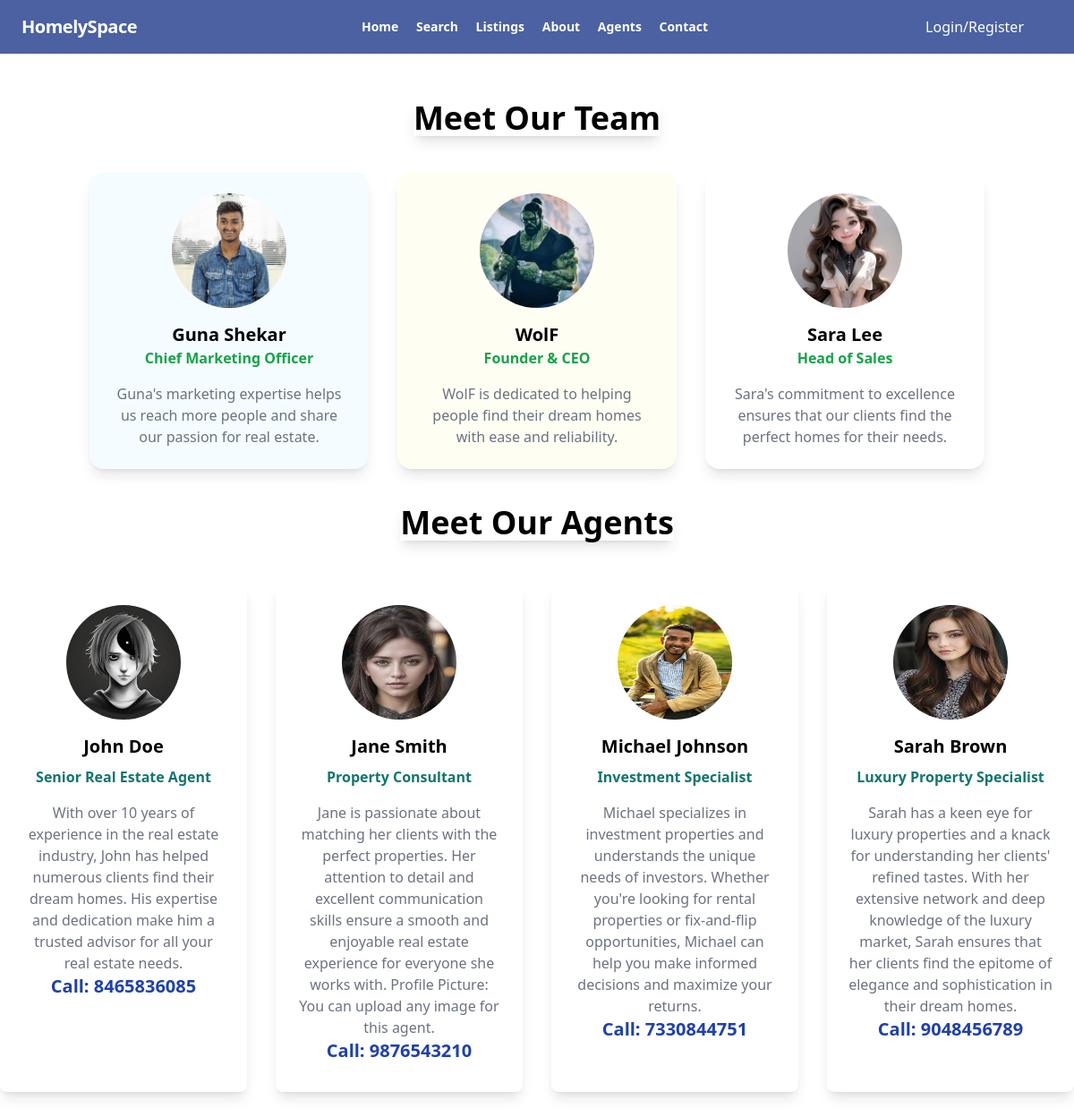
/agents/, run on the app's committed database.
### agents/models.py (models this page shows, shortened)
class Agent(models.Model):
    name = models.CharField(max_length=255)
    title = models.CharField(max_length=255)
    description = models.TextField()
    profile_picture = models.ImageField(upload_to='agent_profiles/')
    phone = models.PositiveIntegerField()

### agents/views.py (the view)
# urls.py: path('',include('agents.urls')),
def agents(request):
    agnt = Agent.objects.all()
    return render(request, 'agents.html', {'agents': agnt})

### templates/agents.html (shortened to what this page needs)
{% extends 'base.html' %}
{% load static %}
{% block head %}
<script src="https://cdn.tailwindcss.com"></script>
<link href="https://cdn.jsdelivr.net/npm/tailwindcss@2.2.19/dist/tailwind.min.css" rel="stylesheet">
{% endblock %}
{% block content %}
<section class="mb-12 pt-20 flex flex-wrap justify-center items-center">
    <h2 class="text-4xl font-bold mb-10 mt-8 text-center shadow-lg">Meet Our Team</h2>
    <div class="lg:w-5/6 grid grid-cols-1 md:grid-cols-2 lg:grid-cols-3 gap-8">
        <div class="bg-sky-200 bg-opacity-15 p-6 rounded-2xl shadow-lg hover:shadow-2xl  transition-shadow duration-300">
            <img src="{%static 'guna.jpg' %}" alt="Guna" class="w-32 h-32 rounded-full mx-auto">
            <h3 class="text-xl font-bold mt-4 text-center">Guna Shekar</h3>
            <p class="text-green-600 font-semibold text-center">Chief Marketing Officer</p>
            <p class="text-gray-500 mt-4 text-center">Guna's marketing expertise helps us reach more people and share our passion for real estate.</p>
        </div>
        <div class=" p-6 rounded-2xl shadow-lg hover:shadow-2xl bg-opacity-20 bg-yellow-100 transition-shadow duration-300">
            <img src="{%static 'ak.jpg' %}" alt="WolF" class="w-32 h-32 rounded-full mx-auto">
            <h3 class="text-xl font-bold mt-4 text-center">WolF</h3>
            <p class="text-green-600 font-semibold text-center">Founder & CEO</p>
            <p class="text-gray-500 mt-4 text-center">WolF is dedicated to helping people find their dream homes with ease and reliability.</p>
        </div>
        <div class="bg-white p-6 rounded-2xl shadow-lg hover:shadow-2xl transition-shadow duration-300">
            <img src="{%static 'file.jpg' %}" alt="Sara Lee" class="w-32 h-32 rounded-full mx-auto">
            <h3 class="text-xl font-bold mt-4 text-center">Sara Lee</h3>
            <p class="text-green-600 font-semibold text-center">Head of Sales</p>
            <p class="text-gray-500 mt-4 text-center">Sara's commitment to excellence ensures that our clients find the perfect homes for their needs.</p>
        </div>
    </div>
    <h2 class="text-4xl font-bold text-center mt-10 shadow-lg mb-12">Meet Our Agents</h2>
        <div class="grid grid-cols-1 sm:grid-cols-2 md:grid-cols-3 lg:grid-cols-4 gap-8">
            {% for agent in agents %}
            <div class="bg-white p-6 rounded-lg shadow-lg hover:shadow-xl transition-shadow duration-300">
                <div class="flex justify-center mb-4">
                    <img src="{{ agent.profile_picture.url }}" alt="{{ agent.name }}" class="w-32 h-32 rounded-full">
                </div>
                <h3 class="text-xl font-bold text-center mb-2">{{ agent.name }}</h3>
                <p class="text-teal-700 font-semibold text-center">{{ agent.title }}</p>
                <p class="text-gray-500 mt-4 text-center">{{ agent.description }}</p>
                <h3 class="text-xl text-blue-800 font-bold text-center mb-2">Call: {{ agent.phone }}</h3>
            </div>
            {% endfor %}
        </div>
</section>
{% endblock %}

### templates/base.html (shortened to what this page needs)
<!DOCTYPE html>
<html>
<head>
    {% load static %}
    {% block head %}{% endblock %}
</head>
<body class="flex flex-col min-h-screen">
    <nav class="flex items-center justify-between flex-wrap overflow-hidden fixed w-screen z-10 bg-blue-900 opacity-80 p-4">
        <div class="flex items-center flex-shrink-0 text-white mr-6">
            <span class="font-semibold text-xl tracking-tight ml-2">HomelySpace</span>
        </div>
        <div class="flex ml-auto  w-full block flex-grow lg:flex lg:items-center lg:w-auto hidden lg:block" id="navbar">
            <div class="text-sm ml-auto lg:font-semibold lg:flex-grow lg:text-center">
                <a href="{% url 'home' %}" class="inline-block text-center mt-4 lg:inline-block lg:mt-0 text-white  transition ease-in-out delay-150  hover:-translate-y-1 hover:scale-125  duration-300 mr-4">
                    Home
                </a>
                <a href="{% url 'search' %}" class="inline-block mt-4 lg:inline-block lg:mt-0 text-white transition ease-in-out delay-150  hover:-translate-y-1 hover:scale-125  duration-300 mr-4">
                    Search
                </a>
                <a href="{% url 'listing' %}" class="inline-block mt-4 lg:inline-block lg:mt-0 text-white transition ease-in-out delay-50  hover:-translate-y-1 hover:scale-125  duration-300 mr-4">
                    Listings
                </a>
                <a href="{% url 'about' %}" class="inline-block mt-4 lg:inline-block lg:mt-0 text-white transition ease-in-out delay-50  hover:-translate-y-1 hover:scale-125  duration-300 mr-4">
                    About
                </a>
                <a href="{% url 'agents' %}" class="inline-block mt-4 lg:inline-block lg:mt-0 text-white transition ease-in-out delay-50  hover:-translate-y-1 hover:scale-125  duration-300 mr-4">
                    Agents
                </a>
                <a href="{% url 'contact' %}" class="inline-block mt-4 lg:inline-block lg:mt-0 text-white transition ease-in-out delay-50  hover:-translate-y-1 hover:scale-125  duration-300 mr-4">
                    Contact
                </a>
            </div>
        <div class="flex items-center flex-shrink-0 text-right text-bold text-white mr-6">
            {% if user.is_authenticated %}
                <a href="{% url 'logout' %}" class="inline-block mt-4 lg:inline-block lg:mt-0 text-white hover:text-red-500 mr-4">
                    Logout
                </a>
                {% else %}
                <a href="{% url 'login' %}" class="inline-block  lg:inline-block lg:mt-0 text-white hover:underline mr-4">
                    Login/Register
                </a>
                {% endif %}
        </div>
    </div>
    </nav>
    <main class="flex-grow">
        {% block content %}
        {% endblock %}
    </main>
</body>
</html>

### templates/agents.html (style rules this page uses)
nav { overflow: hidden; }

### data on the page
Agent: profile_picture (picture), name "John Doe", title "Senior Real Estate Agent", description "With over 10 years of experience in the real estate industry, John has helped numerous clients find their dream homes. His expertise and dedication make him a trusted advisor for all your real estate needs.", phone "8465836085"
Agent: profile_picture (picture), name "Jane Smith", title "Property Consultant", description "Jane is passionate about matching her clients with the perfect properties. Her attention to detail and excellent communication skills ensure a smooth and enjoyable real estate experience for everyone she works with. Profile Picture: You can upload any image for this agent.", phone "9876543210"
Agent: profile_picture (picture), name "Michael Johnson", title "Investment Specialist", description "Michael specializes in investment properties and understands the unique needs of investors. Whether you're looking for rental properties or fix-and-flip opportunities, Michael can help you make informed decisions and maximize your returns.", phone "7330844751"
Agent: profile_picture (picture), name "Sarah Brown", title "Luxury Property Specialist", description "Sarah has a keen eye for luxury properties and a knack for understanding her clients' refined tastes. With her extensive network and deep knowledge of the luxury market, Sarah ensures that her clients find the epitome of elegance and sophistication in their dream homes.", phone "9048456789"
